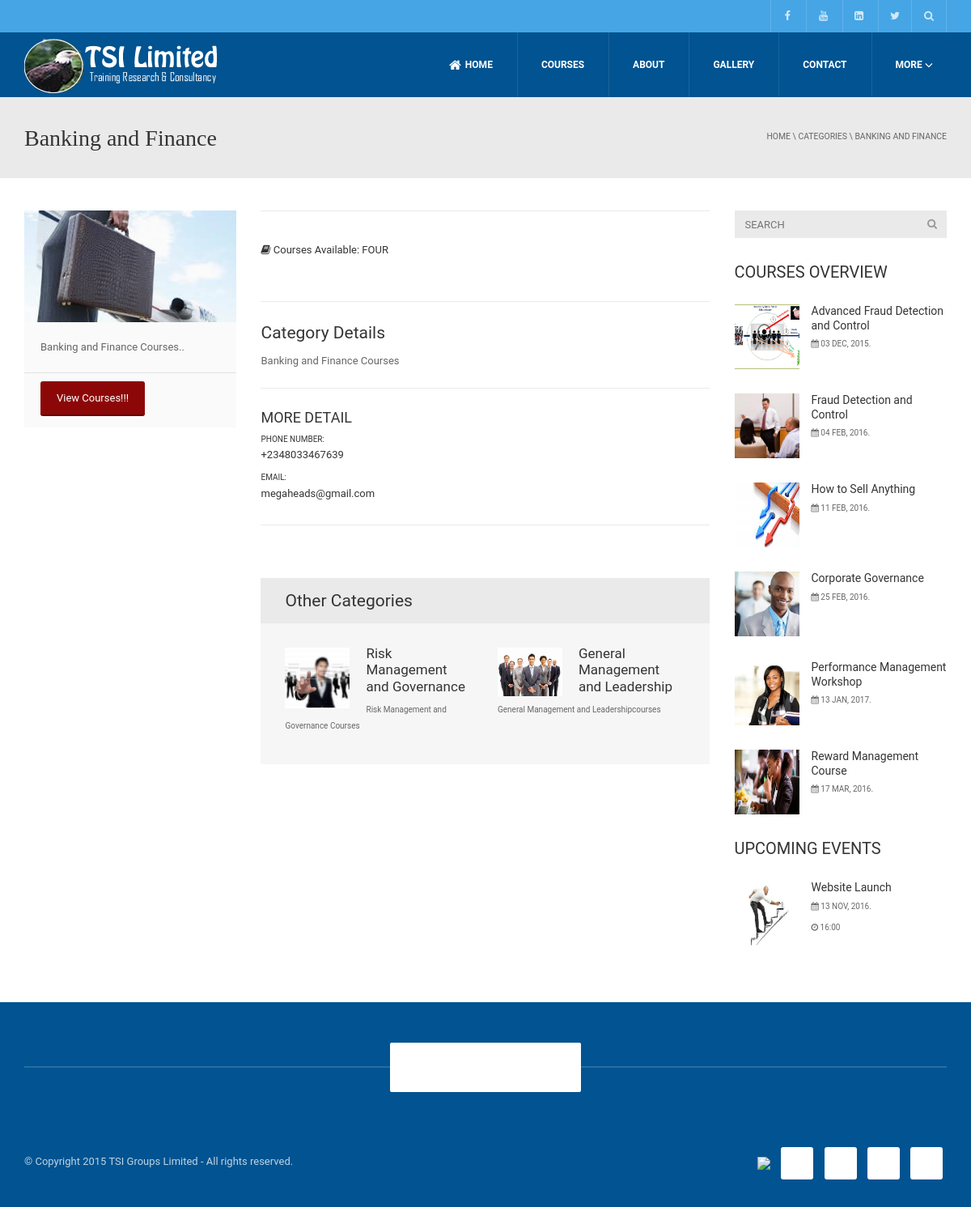
The page /category?id=3 on the database its author committed.
### tables this page shows
CREATE TABLE IF NOT EXISTS `course_category` (
  `id` int(11) NOT NULL AUTO_INCREMENT,
  `name` varchar(200) NOT NULL,
  `description` text NOT NULL,
  `image` varchar(300) NOT NULL,
  PRIMARY KEY (`id`),
  UNIQUE KEY `name` (`name`)
);

CREATE TABLE IF NOT EXISTS `course` (
  `id` int(11) NOT NULL AUTO_INCREMENT,
  `name` varchar(600) NOT NULL,
  `short_name` varchar(200) NOT NULL,
  `category` varchar(500) NOT NULL,
  `start_date` date NOT NULL,
  `end_date` date NOT NULL,
  `code` varchar(100) NOT NULL,
  `description` text NOT NULL,
  `media` varchar(600) NOT NULL,
  `amount` varchar(200) NOT NULL,
  `status` tinyint(4) NOT NULL,
  `date_registered` date NOT NULL,
  `image` varchar(300) NOT NULL,
  `featured` tinyint(4) NOT NULL,
  `currency` varchar(100) NOT NULL DEFAULT 'NGN',
  PRIMARY KEY (`id`),
  UNIQUE KEY `name` (`name`,`category`)
);

CREATE TABLE IF NOT EXISTS `event` (
  `id` int(11) NOT NULL AUTO_INCREMENT,
  `name` varchar(300) NOT NULL,
  `description` text NOT NULL,
  `location` varchar(300) NOT NULL,
  `image` varchar(300) NOT NULL,
  `date_time` varchar(300) NOT NULL,
  `status` tinyint(4) NOT NULL,
  `date_added` datetime NOT NULL,
  PRIMARY KEY (`id`)
);

### category.php (the view, shortened to what the rows shown need)
<?php
require('classes/WebPage.php');
$thisPage = new WebPage();
$dbObj = new Database();
$thisPage->dbObj = $dbObj;
$categoryObj = new CourseCategory($dbObj);
$thisCategoryId = filter_input(INPUT_GET, 'id', FILTER_VALIDATE_INT) ? filter_input(INPUT_GET, 'id', FILTER_VALIDATE_INT) : $thisPage->redirectTo('course-categories');
foreach ($categoryObj->fetchRaw("*", " id = $thisCategoryId ") as $category) {
    $categoryData = array('id' => 'id', 'name' => 'name', 'image' => 'image', 'description' => 'description');
    foreach ($categoryData as $key => $value){
        switch ($key) {
            case 'image': $categoryObj->$key = MEDIA_FILES_PATH1.'category/'.$category[$value];break;
            default     :   $categoryObj->$key = $category[$value]; break;
        }
    }
}
?>
<!DOCTYPE html>
<html lang="en-US">
<head>
    <link rel='stylesheet' id='rs-plugin-settings-css'  href='plugins/revslider/public/assets/css/settings5bca.css?ver=5.0.4.1' type='text/css' media='all' />
    <link rel='stylesheet' id='wp-pagenavi-css'  href='<?php echo SITE_URL; ?>plugins/wp-pagenavi/pagenavi-css44fd.css?ver=2.70' type='text/css' media='all' />
    <link rel='stylesheet' id='bootstrap-css'  href='<?php echo SITE_URL; ?>css/university/css/bootstrap.min5b31.css?ver=4.3.1' type='text/css' media='all' />
    <link rel='stylesheet' id='font-awesome-css'  href='<?php echo SITE_URL; ?>plugins/js_composer/assets/lib/bower/font-awesome/css/font-awesome.min83b6.css?ver=4.6.2' type='text/css' media='screen' />
    <link rel='stylesheet' id='owl-carousel-css'  href='<?php echo SITE_URL; ?>css/university/js/owl-carousel/owl.carousel5b31.css?ver=4.3.1' type='text/css' media='all' />
    <link rel='stylesheet' id='owl-carousel-theme-css'  href='<?php echo SITE_URL; ?>css/university/js/owl-carousel/owl.theme5b31.css?ver=4.3.1' type='text/css' media='all' />
    <link rel='stylesheet' id='style-css'  href='<?php echo SITE_URL; ?>css/university/style5b31.css?ver=4.3.1' type='text/css' media='all' />
    <link rel='stylesheet' id='et-builder-modules-style-css'  href='<?php echo SITE_URL; ?>plugins/divi-builder/framework/styles/frontend-builder-plugin-style5152.css?ver=1.0' type='text/css' media='all' />
    <link rel='stylesheet' id='magnific-popup-css'  href='<?php echo SITE_URL; ?>plugins/divi-builder/framework/styles/magnific_popup5152.css?ver=1.0' type='text/css' media='all' />
    <link href="<?php echo SITE_URL; ?>css/additional-style.css" rel="stylesheet" type="text/css"/>
</head>
<body class="single single-u_event postid-2897 full-width custom-background-empty single-author wpb-js-composer vc_responsive et_divi_builder">
    <div id="body-wrap">
        <div id="wrap">
            <div class="page-heading">
                <div class="container">
                    <div class="row">
                        <div class="col-md-8 col-sm-8">
                            <h1><?php echo $categoryObj->name; ?></h1>
                        </div>
                        <div class="pathway col-md-4 col-sm-4 hidden-xs text-right">
                            <div class="breadcrumbs" xmlns:v="http://rdf.data-vocabulary.org/#">
                                <span typeof="v:Breadcrumb"> <a rel="v:url" property="v:title" href="#"><?php echo $categoryObj->name; ?></a></span>
                            </div>
                        </div>
                    </div>
                </div>
            </div>
            <div id="body">
                <div class="container">
                    <div class="content-pad-3x">
                        <div class="row">
                            <div id="content" class="col-md-9">
                                <article class="row single-event-content">
                                    <div class="col-md-4 col-sm-5">
                                        <div class="content-pad single-event-meta">
                                            <div class="item-thumbnail">
                                                <img width="263" height="263" src="<?php echo $categoryObj->image; ?>" class="attachment-thumb_263x263 wp-post-image" alt="FraudDetectPrevent" />
                                            </div>
                                            <div class="event-description"> <?php echo StringManipulator::trimStringToFullWord(300, trim(stripcslashes(strip_tags($categoryObj->description)))); ?>..</div>
                                            <div class="event-action"><a href="<?php echo SITE_URL; ?>courses/" class="btn btn-primary text-default">View Courses!!!</a></div>
                                        </div>
                                    </div>
                                    <div class="col-md-8 col-sm-7">
                                        <div class="content-pad single-event-detail">
                                            <div class="event-content">
                                                <div class="content-dropcap">
                                                    <h3>Category Details</h3>
                                                    <?php echo $categoryObj->description; ?>
                                                </div>
                                                <div class="event-more-detail">
                                                    <h4>MORE DETAIL</h4>
                                                    <h6 class="small-text">Phone Number:</h6>
                                                    <p><a href="tel:<?php echo COMPANY_HOTLINE; ?>"><?php echo COMPANY_HOTLINE; ?></a></p>
                                                    <h6 class="small-text">Email:</h6>
                                                    <p><a href="mailto:<?php echo COMPANY_EMAIL; ?>"><?php echo COMPANY_EMAIL; ?></a></p>
                                                </div>
                                                <div class="related-event ">
                                                    <h3>Other Categories</h3>
                                                    <div class="ev-content">
                                                        <div class="row">
                                                            <?php
                                                            $relatedCategoryObj = new CourseCategory($dbObj);
                                                            foreach ($relatedCategoryObj->fetchRaw("*", " id != $categoryObj->id ", " RAND() LIMIT 2 ") as $relatedCategory) {
                                                                $categoryData = array('id' => 'id', 'name' => 'name', 'image' => 'image', 'description' => 'description');
                                                                foreach ($categoryData as $key => $value){
                                                                    switch ($key) {
                                                                        case 'image': $relatedCategoryObj->$key = MEDIA_FILES_PATH1.'category/'.$relatedCategory[$value];break;
                                                                        default     :   $relatedCategoryObj->$key = $relatedCategory[$value]; break;
                                                                    }
                                                                }
                                                            ?>
                                                            <div class="col-md-6 col-sm-6 related-item">
                                                                <div class="thumb">
                                                                    <a href="<?php echo SITE_URL; ?>category/<?php echo $relatedCategoryObj->id."/".StringManipulator::slugify($relatedCategoryObj->name); ?>/">
                                                                        <img width="80" height="80" src="<?php echo $relatedCategoryObj->image; ?>" class="attachment-thumb_80x80 wp-post-image" alt="<?php echo $relatedCategoryObj->name; ?>" />
                                                                    </a>
                                                                </div>
                                                                <h4 class="ev-title">
                                                                    <a href="<?php echo SITE_URL; ?>category/<?php echo $relatedCategoryObj->id."/".StringManipulator::slugify($relatedCategoryObj->name); ?>/" class="related-ev-title main-color-1-hover"><?php echo $relatedCategoryObj->name; ?></a>
                                                                </h4>
                                                                <div class="ev-start small-text" style="text-transform: none"><?php echo StringManipulator::trimStringToFullWord(160, trim(stripcslashes(strip_tags($relatedCategoryObj->description)))); ?></div>
                                                            </div>
                                                            <?php } ?>
                                                        </div>
                                                   </div>
                                                </div>
                                            </div>
                                        </div>
                                    </div>
                                </article>
                            </div>
                            <?php include('includes/sidebar.php'); ?>
                        </div>
                    </div>
                </div>
            </div>
        </div>
    </div>
</body>
</html>

### includes/sidebar.php (shortened to what the rows shown need)
<div id="sidebar" class="col-md-3 normal-sidebar">
    <div class="row">
        <div id="advanced-latest-event-3" class=" col-md-12  widget event_listing_widget">
            <div class=" widget-inner">
                <div class="uni-lastest">
                    <h2 class="widget-title maincolor2">Courses Overview</h2>
                    <?php
                    $sideCourseObj = new Course($dbObj);
                    foreach ($sideCourseObj->fetchRaw("*", " status =1 ", " RAND() LIMIT 6 ") as $sideCourse) {
                        $courseData = array('id' => 'id', 'name' => 'name', 'code' => 'code', 'image' => 'image', 'media' => 'media', 'amount' => 'amount', 'shortName' => 'short_name', 'category' => 'category', 'startDate' => 'start_date', 'endDate' => 'end_date', 'description' => 'description', 'status' => 'status');
                        foreach ($courseData as $key => $value){
                            switch ($key) {
                                case 'image': $sideCourseObj->$key = MEDIA_FILES_PATH1.'course-image/'.$sideCourse[$value];break;
                                case 'media': $sideCourseObj->$key = MEDIA_FILES_PATH1.'course/'.$sideCourse[$value];break;
                                case 'startDate': $dateParam = explode('-', $sideCourse[$value]);
                                                  $dateObj   = DateTime::createFromFormat('!m', $dateParam[1]);
                                                  $sideCourseObj->$key = '<i class="fa fa-calendar"></i> '.$dateParam[2].' '.substr($dateObj->format('F'), 0, 3).', '.$dateParam[0].'.';;
                                                  break;
                                case 'endDate': $dateParam = explode('-', $sideCourse[$value]);
                                                  $dateObj   = DateTime::createFromFormat('!m', $dateParam[1]);
                                                  $sideCourseObj->$key = $dateParam[2].' '.$dateObj->format('F').', '.$dateParam[0].'.';;
                                                  break;
                                default     :   $sideCourseObj->$key = $sideCourse[$value]; break;
                            }
                        }
                    ?>
                    <div class="item">
                        <div class="thumb item-thumbnail">
                            <a href="<?php echo SITE_URL; ?>course/<?php echo $sideCourseObj->id."/".StringManipulator::slugify($sideCourseObj->name); ?>/" title="<?php echo $sideCourseObj->name; ?>">
                                <div class="item-thumbnail">
                                    <img width="80" height="80" style="width:80px;height:80px" src="<?php echo $sideCourseObj->image; ?>" class="attachment-thumb_80x80 wp-post-image" alt="<?php echo $sideCourseObj->name; ?>" />
                                </div>
                            </a>
                        </div>
                        <div class="u-details item-content">
                            <h5><a href="<?php echo SITE_URL; ?>course/<?php echo $sideCourseObj->id."/".StringManipulator::slugify($sideCourseObj->name); ?>/" title="<?php echo $sideCourseObj->name; ?>" class="main-color-1-hover"><?php echo $sideCourseObj->name; ?></a></h5><span><?php echo $sideCourseObj->startDate; ?></span>
                        </div>
                        <div class="clearfix"></div>
                    </div>
                    <?php } ?>
                </div>
            </div>
        </div>
        <div id="advanced-recent-posts-2" class=" col-md-12  widget advanced_recent_posts_widget">
            <div class=" widget-inner">
                <div class="uni-lastest">
                    <h2 class="widget-title maincolor2">Upcoming Events</h2>
                    <?php
                    $sideEventObj = new Event($dbObj);
                    foreach ($sideEventObj->fetchRaw("*", " NOW() <= date_time AND status = 1 ", " RAND() LIMIT 4 ") as $sideEvent) {
                        $dateTimeObj = explode(' ', $sideEvent['date_time']);
                        $dateParam = explode('/', $dateTimeObj[0]);
                        $dateObj   = DateTime::createFromFormat('!m', $dateParam[1]);
                        $sideEvent['date_time'] = '<i class="fa fa-calendar"></i> '.$dateParam[2].' '.substr($dateObj->format('F'), 0, 3).', '.$dateParam[0].'. <br/><i class="fa fa-clock-o"></i> '.$dateTimeObj[1];
                    ?>
                    <div class="item">
                        <div class="thumb item-thumbnail">
                            <a href="<?php echo SITE_URL; ?>event/<?php echo $sideEvent['id'].'/'.StringManipulator::slugify($sideEvent['name']); ?>/" title="<?php echo $sideEvent['name']; ?>">
                                    <div class="item-thumbnail">
                                        <img width="80" height="80" style="width:80px;height:80px" src="<?php echo MEDIA_FILES_PATH1; ?>event/<?php echo $sideEvent['image']; ?>" class="attachment-thumb_80x80 wp-post-image" alt="<?php echo $sideEvent['name']; ?>" />
                                    </div>
                            </a>
                        </div>
                        <div class="u-details item-content">
                            <h5><a href="<?php echo SITE_URL; ?>event/<?php echo $sideEvent['id'].'/'.StringManipulator::slugify($sideEvent['name']); ?>/" title="<?php echo $sideEvent['name']; ?>" class="main-color-1-hover"><?php echo $sideEvent['name']; ?></a></h5>
                            <span><?php echo $sideEvent['date_time']; ?></span>
                        </div>
                        <div class="clearfix"></div>
                    </div>
                    <?php } ?>
                </div>
            </div>
        </div>
    </div>
</div>

### rows shown on the page
course_category: name "Banking and Finance", name "BANKING AND FINANCE", description "Banking and Finance Courses"
course_category: shows a picture, name "Risk Management and Governance", description "Risk Management and Governance Courses"
course_category: shows a picture, name "General Management and Leadership", description "General Management and Leadershipcourses"
course: shows a picture, name "Advanced Fraud Detection and Control", start_date "03", start_date "DEC", start_date "2015"
course: shows a picture, name "Fraud Detection and Control", start_date "04", start_date "FEB", start_date "2016"
course: shows a picture, name "How to Sell Anything", start_date "11", start_date "FEB", start_date "2016"
course: shows a picture, name "Corporate Governance", start_date "25", start_date "FEB", start_date "2016"
course: shows a picture, name "Performance Management Workshop", start_date "13", start_date "JAN", start_date "2017"
course: shows a picture, name "Reward Management Course", start_date "17", start_date "MAR", start_date "2016"
event: image (picture), name "Website Launch", date_time "13", date_time "NOV", date_time "2016", date_time "16:00"

### other values the page prints
COMPANY_HOTLINE "+2348033467639"
COMPANY_EMAIL "megaheads@gmail.com"
WEBSITE_AUTHOR "TSI Groups Limited"
